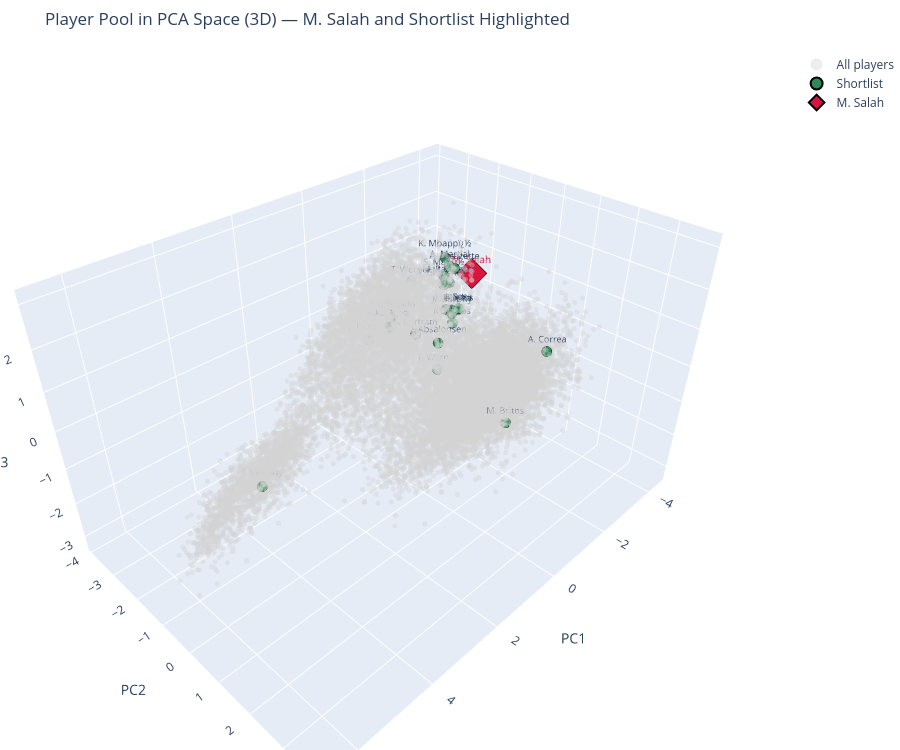
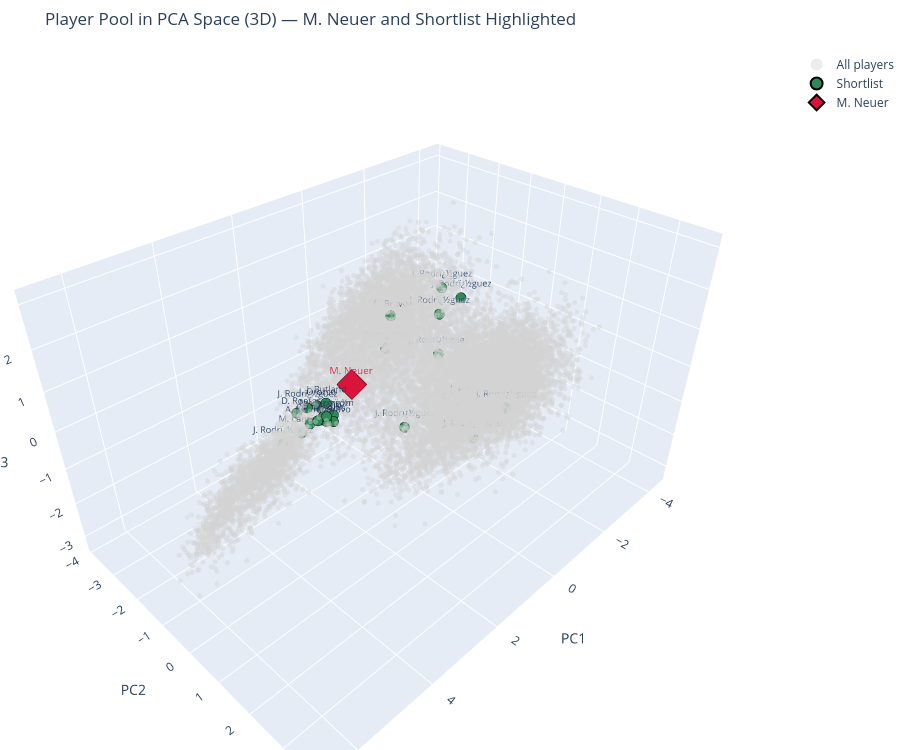

Source (notebook cell) for these figures, in order:
### Code cell
PCA_similarity(df=decoded_df, n = 2) #70% variance is explained
PCA_similarity(df=decoded_df, n = 3)

PCA_similarity(df=decoded_df, n = 3 , target = "M. Neuer")
#this j rodriguez is very off

### Figure 1 — Plotly figure (JSON) as saved in the notebook; plotly's stock layout.template omitted (floating-point values rounded to 4 significant figures; data arrays with more than 128 entries replaced by an {"elided": "..."} marker saying what was removed)
{"data": [{"hovertemplate": "%{text}<extra></extra>", "marker": {"color": "lightgrey", "opacity": 0.4, "size": 3}, "mode": "markers", "name": "All players", "text": {"elided": "18159 str values"}, "type": "scatter3d", "x": {"elided": "18159 float values"}, "y": {"elided": "18159 float values"}, "z": {"elided": "18159 float values"}}, {"hovertemplate": "%{text}<extra></extra>", "marker": {"color": "seagreen", "line": {"color": "black", "width": 1}, "size": 6}, "mode": "markers+text", "name": "Shortlist", "text": ["A. Griezmann", "K. Mbappï¿½", "S. Manï¿½", "M. Reus", "A. Lacazette", "A. Martial", "T. Werner", "Marlos", "M. Rashford", "A. Correa", "Jason", "M. Britos", "I. Sosa", "A. Correa", "M. Britos", "J. Murphy", "J. Murphy", "J. Murphy", "J. Cristaldo", "Kike Barja", "A. Correa", "T. Werner", "S. Bertram", "J. Absalonsen", "J. Murphy"], "textfont": {"size": 9}, "textposition": "top center", "type": "scatter3d", "x": [-3.03, -3.208, -2.973, -2.887, -2.831, -2.703, -2.493, -2.823, -2.634, -2.543, -2.029, 0.3576, -2.11, -1.684, -1.995, -1.004, -2.0, -0.7061, -0.7896, -0.5318, -1.272, -1.167, -1.025, -1.112, 4.759], "y": [-2.238, -2.387, -2.199, -1.936, -1.74, -1.796, -2.911, -1.504, -1.77, -1.513, -1.257, 2.533, -0.926, 1.993, -1.013, -2.249, -1.051, -2.656, -1.883, -1.774, 1.142, -0.7132, -1.339, -0.6794, 0.02193], "z": [0.4376, 1.1, 0.7264, 0.6628, 1.158, 1.235, 0.4743, 0.06707, 0.8539, 0.1668, 0.4793, 0.2682, 0.6071, 0.8525, 0.2113, 0.1817, 0.471, -0.4184, 0.4916, 0.385, -0.8679, -0.629, 0.1758, 0.1627, -0.3002]}, {"hovertemplate": "%{text}<extra></extra>", "marker": {"color": "crimson", "line": {"color": "black", "width": 1}, "size": 10, "symbol": "diamond"}, "mode": "markers+text", "name": "M. Salah", "text": ["M. Salah"], "textfont": {"color": "crimson", "size": 10}, "textposition": "top center", "type": "scatter3d", "x": [-3.502], "y": [-1.724], "z": [0.7818]}], "layout": {"height": 750, "legend": {"itemsizing": "constant"}, "margin": {"b": 0, "l": 0, "r": 0, "t": 50}, "scene": {"xaxis": {"title": {"text": "PC1"}}, "yaxis": {"title": {"text": "PC2"}}, "zaxis": {"title": {"text": "PC3"}}}, "title": {"text": "Player Pool in PCA Space (3D) — M. Salah and Shortlist Highlighted"}, "width": 900}}

### Figure 2 — Plotly figure (JSON) as saved in the notebook; plotly's stock layout.template omitted (floating-point values rounded to 4 significant figures; data arrays with more than 128 entries replaced by an {"elided": "..."} marker saying what was removed)
{"data": [{"hovertemplate": "%{text}<extra></extra>", "marker": {"color": "lightgrey", "opacity": 0.4, "size": 3}, "mode": "markers", "name": "All players", "text": {"elided": "18159 str values"}, "type": "scatter3d", "x": {"elided": "18159 float values"}, "y": {"elided": "18159 float values"}, "z": {"elided": "18159 float values"}}, {"hovertemplate": "%{text}<extra></extra>", "marker": {"color": "seagreen", "line": {"color": "black", "width": 1}, "size": 6}, "mode": "markers+text", "name": "Shortlist", "text": ["J. Rodrï¿½guez", "Ederson", "J. Butland", "C. Bravo", "N. Guzmï¿½n", "J. Orozco", "J. Rodrï¿½guez", "J. Rodrï¿½guez", "W. Hahn", "D. Roef", "R. Riou", "J. Omlin", "J. Rodrï¿½guez", "J. Rodrï¿½guez", "A. Kwarasey", "J. Rodrï¿½guez", "J. Rodrï¿½guez", "C. Bravo", "J. Rodrï¿½guez", "D. Bouzanis", "C. Bravo", "J. Rodrï¿½guez", "J. Rodrï¿½guez", "M. Lansing", "J. Rodrï¿½guez"], "textfont": {"size": 9}, "textposition": "top center", "type": "scatter3d", "x": [-2.511, 2.759, 3.379, 2.991, 3.575, 2.948, 3.738, -1.823, 3.546, 3.79, 3.761, 3.279, -0.2633, -1.289, 3.732, -0.8003, -0.8656, -0.3499, -1.275, 3.199, -0.7777, 0.1935, 3.926, 3.777, 0.05676], "y": [-1.209, -0.08091, 0.4504, 0.1887, 0.6826, -0.3673, 0.3148, -1.255, 0.5574, 0.04937, 0.637, 0.3071, 2.058, -0.8155, 0.3661, 0.9525, -2.22, -1.509, -0.8173, 0.05805, 0.3667, 1.58, -0.3257, 0.1297, -0.6321], "z": [0.6459, 0.3543, 1.236, 0.4508, 1.135, 0.5451, 1.238, 1.163, 1.061, 1.005, 1.112, 0.6716, 0.0834, -0.2835, 0.8856, -0.6071, -0.5536, 0.8819, 0.8308, 0.5338, -1.047, -0.7267, 0.1043, 0.5531, -1.701]}, {"hovertemplate": "%{text}<extra></extra>", "marker": {"color": "crimson", "line": {"color": "black", "width": 1}, "size": 10, "symbol": "diamond"}, "mode": "markers+text", "name": "M. Neuer", "text": ["M. Neuer"], "textfont": {"color": "crimson", "size": 10}, "textposition": "top center", "type": "scatter3d", "x": [2.56], "y": [0.293], "z": [1.204]}], "layout": {"height": 750, "legend": {"itemsizing": "constant"}, "margin": {"b": 0, "l": 0, "r": 0, "t": 50}, "scene": {"xaxis": {"title": {"text": "PC1"}}, "yaxis": {"title": {"text": "PC2"}}, "zaxis": {"title": {"text": "PC3"}}}, "title": {"text": "Player Pool in PCA Space (3D) — M. Neuer and Shortlist Highlighted"}, "width": 900}}
